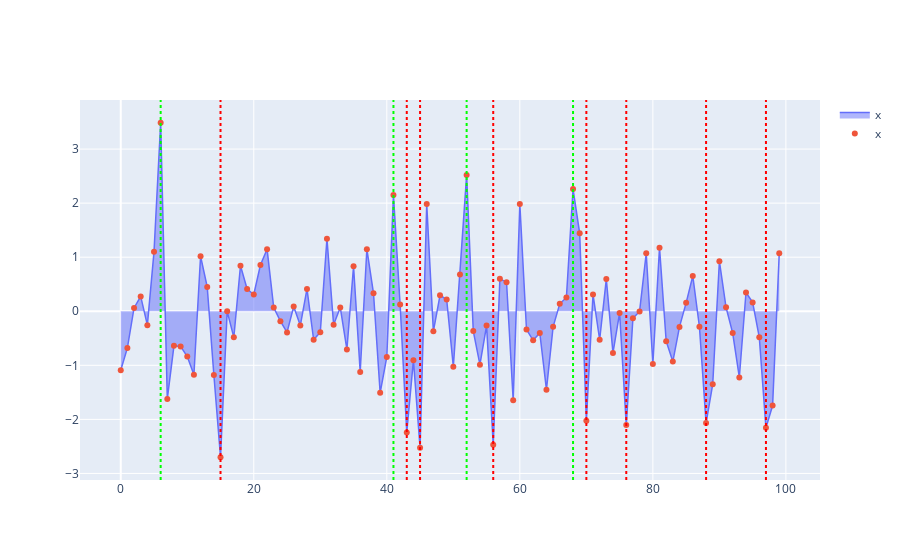

Notebook code cell kept with this figure:
### Code cell
# Add threshold lines
fig.threshline(df.x, 2, -2, 'lime', 'red')
fig.show()

### Figure 1 — Plotly figure (JSON) as saved in the notebook; plotly's stock layout.template omitted (floating-point values rounded to 4 significant figures)
{"data": [{"fill": "tozeroy", "line": {"width": 1.5}, "mode": "lines", "name": "x", "type": "scatter", "x": [0, 1, 2, 3, 4, 5, 6, 7, 8, 9, 10, 11, 12, 13, 14, 15, 16, 17, 18, 19, 20, 21, 22, 23, 24, 25, 26, 27, 28, 29, 30, 31, 32, 33, 34, 35, 36, 37, 38, 39, 40, 41, 42, 43, 44, 45, 46, 47, 48, 49, 50, 51, 52, 53, 54, 55, 56, 57, 58, 59, 60, 61, 62, 63, 64, 65, 66, 67, 68, 69, 70, 71, 72, 73, 74, 75, 76, 77, 78, 79, 80, 81, 82, 83, 84, 85, 86, 87, 88, 89, 90, 91, 92, 93, 94, 95, 96, 97, 98, 99], "y": [-1.092, -0.6782, 0.06175, 0.2748, -0.2577, 1.099, 3.487, -1.621, -0.6402, -0.65, -0.8371, -1.173, 1.017, 0.4502, -1.18, -2.701, -0.001606, -0.4828, 0.8419, 0.4123, 0.3103, 0.8545, 1.148, 0.06781, -0.1835, -0.3913, 0.08858, -0.2627, 0.4127, -0.527, -0.3868, 1.343, -0.2479, 0.07131, -0.7066, 0.8332, -1.122, 1.147, 0.3322, -1.509, -0.8439, 2.151, 0.1249, -2.241, -0.906, -2.527, 1.984, -0.3714, 0.2959, 0.2165, -1.027, 0.6794, 2.519, -0.3663, -0.9875, -0.2655, -2.47, 0.5998, 0.5377, -1.645, 1.985, -0.3392, -0.5384, -0.4024, -1.45, -0.2879, 0.1374, 0.2558, 2.261, 1.442, -2.026, 0.3118, -0.5269, 0.5947, -0.7707, -0.03175, -2.106, -0.1286, -0.002791, 1.072, -0.9744, 1.176, -0.5528, -0.9298, -0.2898, 0.1555, 0.653, -0.2869, -2.069, -1.349, 0.926, 0.0733, -0.4034, -1.224, 0.3465, 0.1642, -0.483, -2.157, -1.744, 1.073]}, {"mode": "markers", "name": "x", "type": "scatter", "x": [0, 1, 2, 3, 4, 5, 6, 7, 8, 9, 10, 11, 12, 13, 14, 15, 16, 17, 18, 19, 20, 21, 22, 23, 24, 25, 26, 27, 28, 29, 30, 31, 32, 33, 34, 35, 36, 37, 38, 39, 40, 41, 42, 43, 44, 45, 46, 47, 48, 49, 50, 51, 52, 53, 54, 55, 56, 57, 58, 59, 60, 61, 62, 63, 64, 65, 66, 67, 68, 69, 70, 71, 72, 73, 74, 75, 76, 77, 78, 79, 80, 81, 82, 83, 84, 85, 86, 87, 88, 89, 90, 91, 92, 93, 94, 95, 96, 97, 98, 99], "y": [-1.092, -0.6782, 0.06175, 0.2748, -0.2577, 1.099, 3.487, -1.621, -0.6402, -0.65, -0.8371, -1.173, 1.017, 0.4502, -1.18, -2.701, -0.001606, -0.4828, 0.8419, 0.4123, 0.3103, 0.8545, 1.148, 0.06781, -0.1835, -0.3913, 0.08858, -0.2627, 0.4127, -0.527, -0.3868, 1.343, -0.2479, 0.07131, -0.7066, 0.8332, -1.122, 1.147, 0.3322, -1.509, -0.8439, 2.151, 0.1249, -2.241, -0.906, -2.527, 1.984, -0.3714, 0.2959, 0.2165, -1.027, 0.6794, 2.519, -0.3663, -0.9875, -0.2655, -2.47, 0.5998, 0.5377, -1.645, 1.985, -0.3392, -0.5384, -0.4024, -1.45, -0.2879, 0.1374, 0.2558, 2.261, 1.442, -2.026, 0.3118, -0.5269, 0.5947, -0.7707, -0.03175, -2.106, -0.1286, -0.002791, 1.072, -0.9744, 1.176, -0.5528, -0.9298, -0.2898, 0.1555, 0.653, -0.2869, -2.069, -1.349, 0.926, 0.0733, -0.4034, -1.224, 0.3465, 0.1642, -0.483, -2.157, -1.744, 1.073]}], "layout": {"shapes": [{"line": {"color": "lime", "dash": "dot"}, "type": "line", "x0": 6, "x1": 6, "xref": "x", "y0": 0, "y1": 1, "yref": "y domain"}, {"line": {"color": "lime", "dash": "dot"}, "type": "line", "x0": 41, "x1": 41, "xref": "x", "y0": 0, "y1": 1, "yref": "y domain"}, {"line": {"color": "lime", "dash": "dot"}, "type": "line", "x0": 52, "x1": 52, "xref": "x", "y0": 0, "y1": 1, "yref": "y domain"}, {"line": {"color": "lime", "dash": "dot"}, "type": "line", "x0": 68, "x1": 68, "xref": "x", "y0": 0, "y1": 1, "yref": "y domain"}, {"line": {"color": "red", "dash": "dot"}, "type": "line", "x0": 15, "x1": 15, "xref": "x", "y0": 0, "y1": 1, "yref": "y domain"}, {"line": {"color": "red", "dash": "dot"}, "type": "line", "x0": 43, "x1": 43, "xref": "x", "y0": 0, "y1": 1, "yref": "y domain"}, {"line": {"color": "red", "dash": "dot"}, "type": "line", "x0": 45, "x1": 45, "xref": "x", "y0": 0, "y1": 1, "yref": "y domain"}, {"line": {"color": "red", "dash": "dot"}, "type": "line", "x0": 56, "x1": 56, "xref": "x", "y0": 0, "y1": 1, "yref": "y domain"}, {"line": {"color": "red", "dash": "dot"}, "type": "line", "x0": 70, "x1": 70, "xref": "x", "y0": 0, "y1": 1, "yref": "y domain"}, {"line": {"color": "red", "dash": "dot"}, "type": "line", "x0": 76, "x1": 76, "xref": "x", "y0": 0, "y1": 1, "yref": "y domain"}, {"line": {"color": "red", "dash": "dot"}, "type": "line", "x0": 88, "x1": 88, "xref": "x", "y0": 0, "y1": 1, "yref": "y domain"}, {"line": {"color": "red", "dash": "dot"}, "type": "line", "x0": 97, "x1": 97, "xref": "x", "y0": 0, "y1": 1, "yref": "y domain"}]}}
